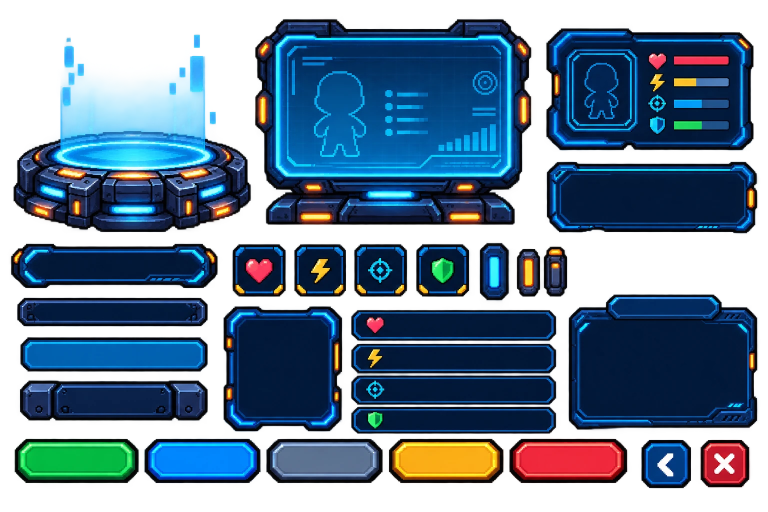
#> input picture tools/armory_ui_kit_ref.webp, 1536 x 1024 px, given in place of w3_kit_ref.webp, which was not available (shown at 1/2 size)
$ python make_room_kit.py
#> lines starting #> are read from the running program, lines starting #| are printed output that depends on the picture; after the words box and inside, x2 and y2 are one past the last pixel; in counts of white or black regions, pixels touching at a corner belong together; pictures that were not available may be replaced by others from this repository, and a replacement may not be noted
"""Kit de piezas para el interior de las salas EXPLORE (mundo 3: muros, columnas, tanques;
mundo 5: muros con lava, bobinas, reactores, tuberías, cajas).

python tools/make_room_kit.py [w3|w5]
Lee tools/<set>_kit_ref.webp (piezas sueltas sobre transparente) y escribe
assets/rooms/<set>/kit/k_NN.png (NN = orden de lectura por filas, el mismo que usa
RoomKit.KITS[set] en scripts/data/room_kit.gd) + tools/<set>_kit_index.png con cada número.
"""
import os

import cv2
import numpy as np
from PIL import Image, ImageDraw

import sys

ROOT = os.path.dirname(os.path.dirname(os.path.abspath(__file__)))
SET = sys.argv[1] if len(sys.argv) > 1 else "w3"
SRC = os.path.join(ROOT, "tools", "%s_kit_ref.webp" % SET)
OUT = os.path.join(ROOT, "assets", "rooms", SET, "kit")
INDEX = os.path.join(ROOT, "tools", "%s_kit_index.png" % SET)


def main() -> None:
    img = Image.open(SRC).convert("RGBA")
#> img is the input picture: PIL image 1536x1024 RGBA; mean R, G, B, A 18.9, 44.5, 67, 158
    a = np.array(img)
    solid = (a[..., 3] > 30) & ~((a[..., 0] > 235) & (a[..., 1] > 235) & (a[..., 2] > 235))
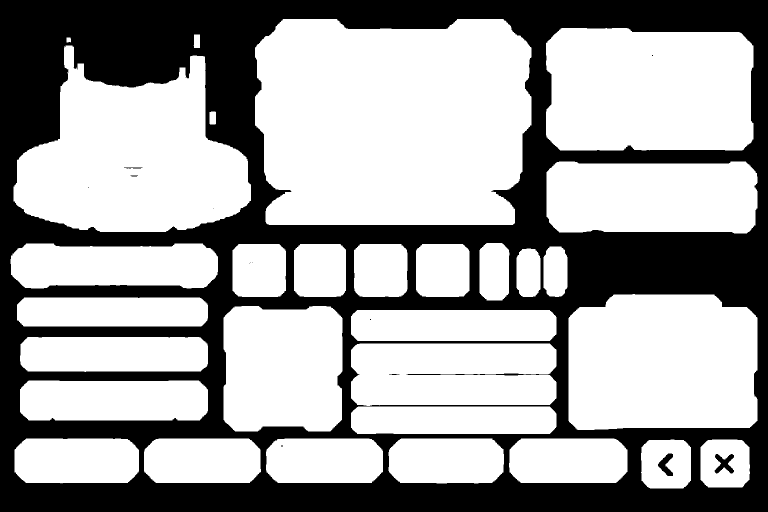
#> solid: shape (1024, 1536) bool (shown at 1/2 size); 64.2% white; 16 black regions (10 under 20 px), largest, box (x1, y1, x2, y2) and area: (0, 0, 1536, 1024) 561148, (1429, 908, 1468, 947) 816, (1316, 907, 1346, 952) 676, (248, 335, 285, 337) 61, (778, 748, 799, 750) 30, (261, 351, 276, 353) 26
    n, lab, st, _ = cv2.connectedComponentsWithStats(solid.astype(np.uint8), 8)
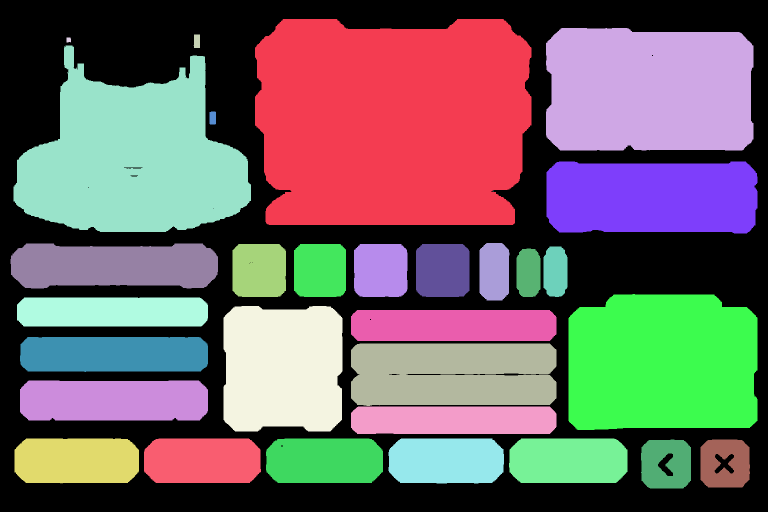
#> lab: shape (1024, 1536) int32 (shown at 1/2 size); 33 distinct labels, from 0 to 32; one colour per label, 0 black
#> n = 33; st = 33 rows, first 6: [0, 0, 1536, 1024, 562781], [510, 38, 553, 412, 208560], [1092, 56, 415, 245, 96533], [387, 69, 13, 27, 325], [133, 75, 9, 10, 84], [27, 91, 475, 373, 113634]
    boxes = sorted([tuple(int(v) for v in st[i][:4]) + (i,) for i in range(1, n) if st[i][4] > 600],
                   key=lambda b: (b[1] // 80, b[0]))
#> boxes = 27 items, first 6: (510, 38, 553, 412, 1), (1092, 56, 415, 245, 2), (27, 91, 475, 373, 5), (1093, 323, 422, 144, 7), (21, 487, 415, 90, 9), (465, 488, 107, 106, 11)
    os.makedirs(OUT, exist_ok=True)
    idx = img.copy()
    d = ImageDraw.Draw(idx)
    for k, (x, y, w, h, comp) in enumerate(boxes):
        p = a[y:y + h, x:x + w].copy()
        keep = lab[y:y + h, x:x + w] == comp
        keep = cv2.dilate(keep.astype(np.uint8), np.ones((3, 3), np.uint8)).astype(bool)
        p[..., 3] = np.where(keep, p[..., 3], 0)
        Image.fromarray(p).save(os.path.join(OUT, "k_%02d.png" % k))
        d.rectangle((x, y, x + w, y + h), outline=(255, 0, 0, 255))
        d.text((x + 3, y + 2), str(k), fill=(255, 0, 0, 255))
#> this loop made 27 passes
#> (x, y, w, h, comp) on passes 1 to 12: (510, 38, 553, 412, 1), (1092, 56, 415, 245, 2), (27, 91, 475, 373, 5), (1093, 323, 422, 144, 7), (21, 487, 415, 90, 9), (465, 488, 107, 106, 11), (588, 488, 104, 106, 12), (708, 488, 107, 106, 13), (832, 488, 107, 106, 14), (959, 486, 60, 115, 10), (1033, 497, 48, 97, 16), (1087, 493, 48, 101, 15)
#> pass 1, in main, `p = a[y:y + h, x:x + w].copy()`:
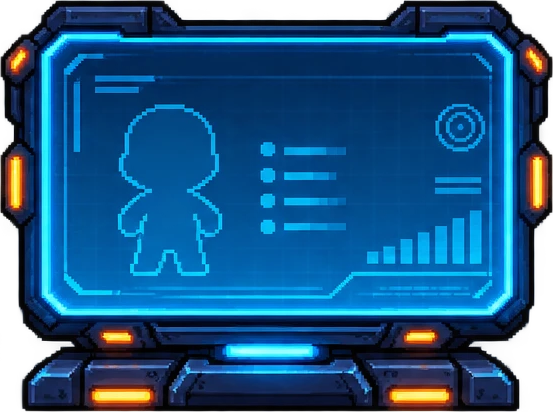
#> p: shape (412, 553, 4); mean R, G, B, A 14.3, 71.1, 116, 229.5; transparent parts drawn white
#> pass 1, in main, `keep = cv2.dilate(keep.astype(np.uint8), np.ones((3, 3), np.uint8)).as..`:
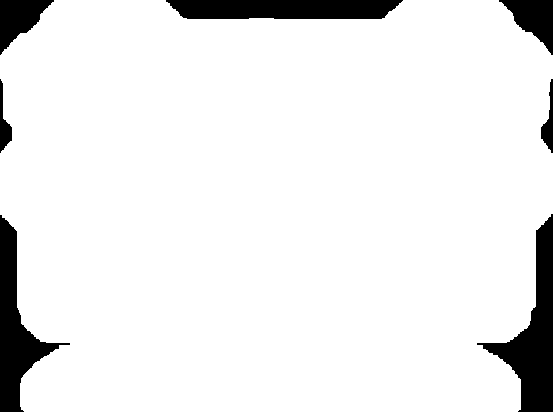
#> keep: shape (412, 553) bool; 92.1% white; 7 black regions, largest, box (x1, y1, x2, y2) and area: (477, 214, 553, 412) 5350, (0, 215, 70, 412) 4507, (166, 0, 403, 19) 4112
#> after the loop:
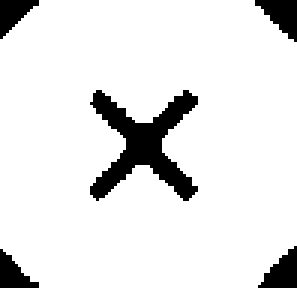
#> keep: shape (96, 99) bool (shown 3 times larger); 89.8% white; 5 black regions, box (x1, y1, x2, y2) and area: (30, 30, 66, 67) 569, (85, 0, 99, 14) 112, (86, 82, 99, 96) 108, (0, 0, 13, 13) 92, (0, 83, 13, 96) 90
#> after the loop:
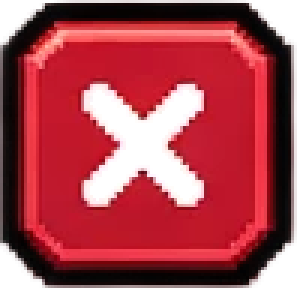
#> p: shape (96, 99, 4) (shown 3 times larger); mean R, G, B, A 149.3, 46.9, 57, 216; transparent parts drawn white
    idx.save(INDEX)
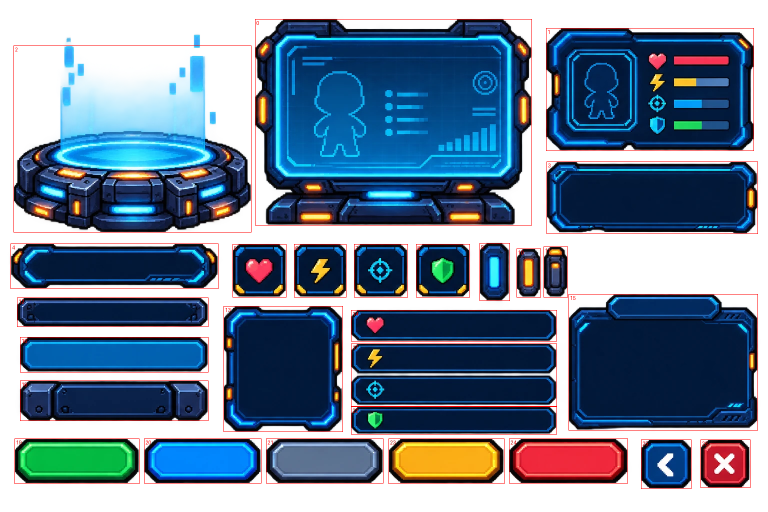
#> saved as w3_kit_index.png: PIL image 1536x1024 RGBA (shown at 1/2 size); mean R, G, B, A 22.4, 44.2, 66.6, 161.3; transparent parts drawn white
    print(len(boxes), "pieces")
#| 27 pieces


if __name__ == "__main__":
    main()

$ run again, on tools/lab_kit_ref.webp
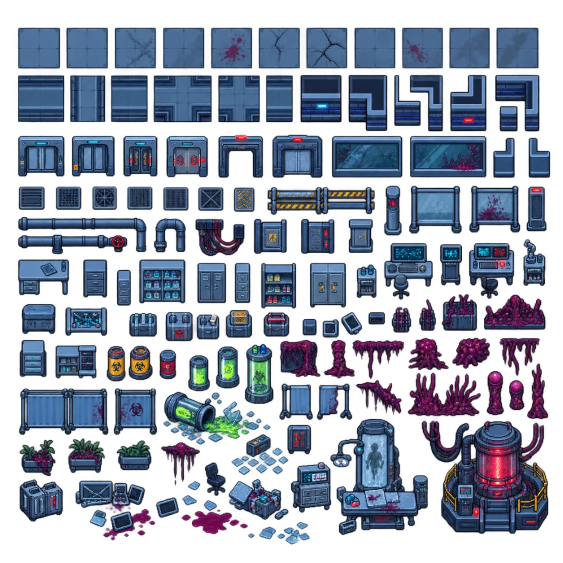
#> input picture tools/lab_kit_ref.webp, 1125 x 1125 px, given in place of lab_kit_ref.webp_kit_ref.webp, which was not available (shown at 1/2 size)
#> in main, img is the input picture: PIL image 1125x1125 RGBA; mean R, G, B, A 36.2, 46.7, 65.5, 122.7
#> solid: shape (1125, 1125) bool; 51.5% white; 31 black regions (26 under 20 px), largest, box (x1, y1, x2, y2) and area: (0, 0, 1125, 1125) 613642, (942, 890, 951, 916) 200, (574, 781, 579, 820) 146, (505, 742, 507, 755) 24, (1046, 904, 1058, 909) 21
#> in main, `n, lab, st, _ = cv2.connectedComponentsWithStats(solid.astype(np.uint8..`:
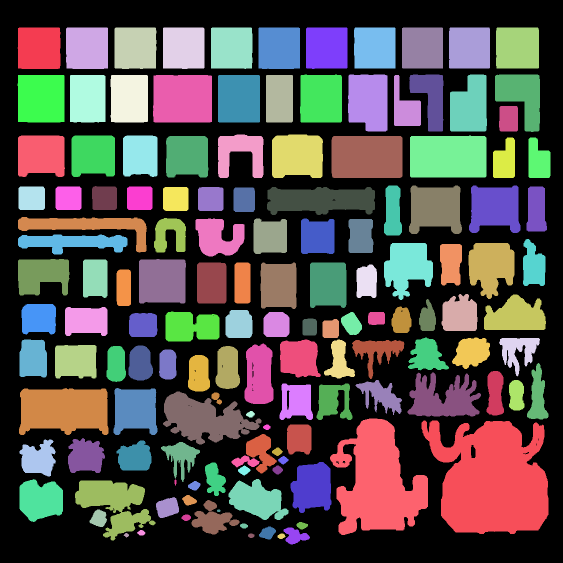
#> lab: shape (1125, 1125) int32 (shown at 1/2 size); 142 distinct labels, from 0 to 141; one colour per label, 0 black
#> n = 142; st = 142 rows, first 6: [0, 0, 1125, 1125, 614146], [35, 55, 86, 83, 7012], [132, 55, 84, 83, 6930], [229, 55, 84, 83, 6843], [326, 55, 83, 83, 6812], [422, 55, 83, 83, 6774]
#> boxes = 122 items, first 6: (35, 55, 86, 83, 1), (132, 55, 84, 83, 2), (229, 55, 84, 83, 3), (326, 55, 83, 83, 4), (422, 55, 83, 83, 5), (517, 55, 83, 83, 6)
#> the loop in main, `for k, (x, y, w, h, comp) in enumerate(boxes):` made 122 passes
#> in main, `idx.save(INDEX)`:
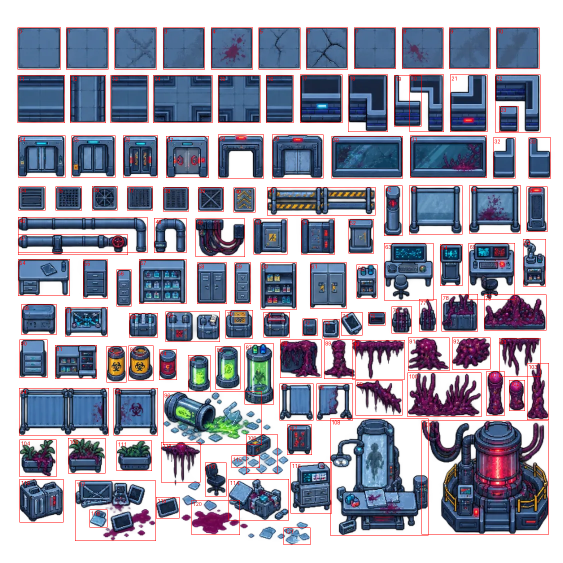
#> saved as lab_kit_ref.webp_kit_index.png: PIL image 1125x1125 RGBA (shown at 1/2 size); mean R, G, B, A 43.6, 45.2, 63.5, 129.9; transparent parts drawn white
#| 122 pieces

$ run again, on tools/pause_kit_ref.webp
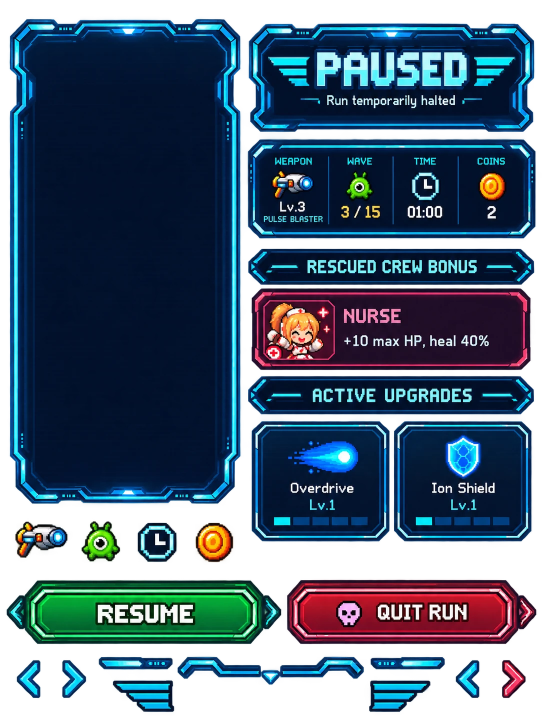
#> input picture tools/pause_kit_ref.webp, 1086 x 1448 px, given in place of pause_kit_ref.webp_kit_ref.webp, which was not available (shown at 1/2 size)
#> in main, img is the input picture: PIL image 1086x1448 RGBA; mean R, G, B, A 20.9, 41.8, 63.4, 184.4
#> solid: shape (1448, 1086) bool; 72.9% white; 281 black regions (215 under 20 px), largest, box (x1, y1, x2, y2) and area: (0, 0, 1086, 1448) 415096, (196, 1210, 225, 1245) 666, (321, 1210, 355, 1245) 647
#> in main, `n, lab, st, _ = cv2.connectedComponentsWithStats(solid.astype(np.uint8..`:
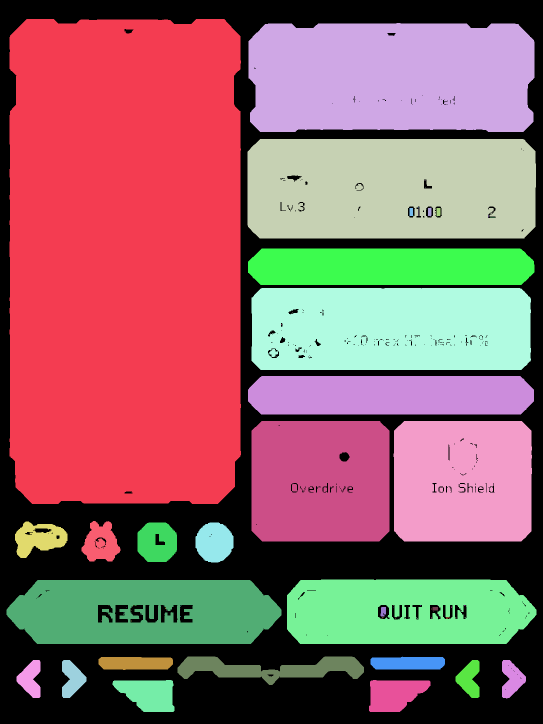
#> lab: shape (1448, 1086) int32 (shown at 1/2 size); 78 distinct labels, from 0 to 77; one colour per label, 0 black
#> n = 78; st = 78 rows, first 6: [0, 0, 1086, 1448, 425776], [19, 38, 463, 970, 439476], [497, 46, 572, 218, 117958], [495, 278, 577, 199, 111810], [849, 360, 2, 1, 2], [850, 375, 1, 1, 1]
#> boxes = 23 items, first 6: (19, 38, 463, 970, 1), (497, 46, 572, 218, 2), (495, 278, 577, 199, 3), (496, 497, 573, 73, 17), (503, 576, 559, 164, 18), (496, 752, 572, 77, 23)
#> the loop in main, `for k, (x, y, w, h, comp) in enumerate(boxes):` made 23 passes
#> in main, `idx.save(INDEX)`:
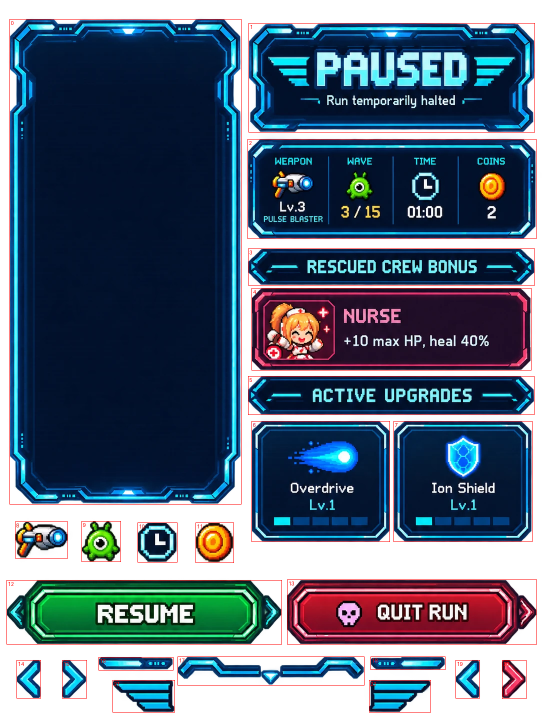
#> saved as pause_kit_ref.webp_kit_index.png: PIL image 1086x1448 RGBA (shown at 1/2 size); mean R, G, B, A 23.8, 41.2, 62.4, 187.3; transparent parts drawn white
#| 23 pieces

$ run again, on tools/pixel25d_kit_ref.webp
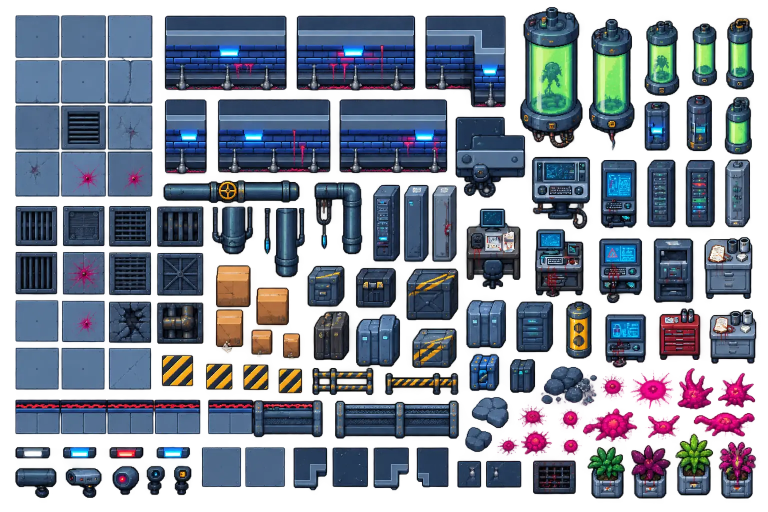
#> input picture tools/pixel25d_kit_ref.webp, 1536 x 1024 px, given in place of pixel25d_kit_ref.webp_kit_ref.webp, which was not available (shown at 1/2 size)
#> in main, img is the input picture: PIL image 1536x1024 RGBA; mean R, G, B, A 47.2, 53.4, 70.6, 149.6
#> solid: shape (1024, 1536) bool; 61.3% white; 159 black regions (134 under 20 px), largest, box (x1, y1, x2, y2) and area: (0, 0, 1536, 1024) 606277, (675, 758, 732, 768) 507, (49, 903, 83, 912) 277
#> lab: shape (1024, 1536) int32; 203 distinct labels, from 0 to 202
#> n = 203; st = 203 rows, first 6: [0, 0, 1536, 1024, 609139], [1040, 14, 126, 283, 28159], [30, 30, 182, 87, 15427], [215, 30, 90, 178, 15674], [329, 31, 245, 150, 36444], [592, 31, 239, 151, 35411]
#> boxes = 116 items, first 6: (30, 30, 182, 87, 2), (215, 30, 90, 178, 3), (329, 31, 245, 150, 4), (592, 31, 239, 151, 5), (850, 31, 162, 184, 6), (1040, 14, 126, 283, 1)
#> the loop in main, `for k, (x, y, w, h, comp) in enumerate(boxes):` made 116 passes
#> in main, `idx.save(INDEX)`:
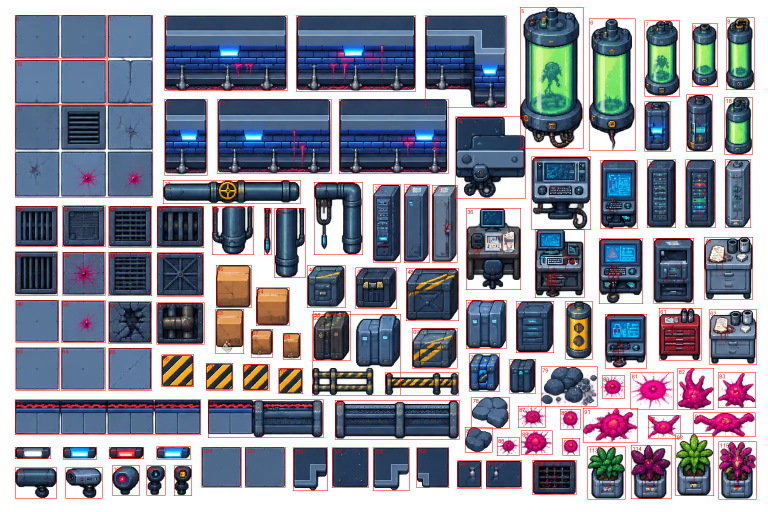
#> saved as pixel25d_kit_ref.webp_kit_index.png: PIL image 1536x1024 RGBA (shown at 1/2 size); mean R, G, B, A 53.5, 52.2, 69, 156.1; transparent parts drawn white
#| 116 pieces
